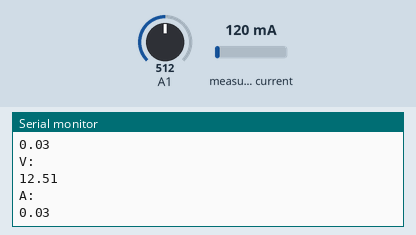
This sketch was run on a simulated Arduino Uno, built with avr-gcc and run on an emulated ATmega328P. On the bench: the last lines printed to the serial monitor. Inputs (shaded band) come from the test bench; at power-on: measured current 120 mA, A1 = 512.

Above: at 1.3 s.
1.4 s: measured current set to 40 mA
At 1.82 s:
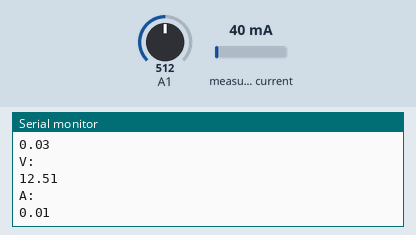
2.9 s: A1 set to 716
At 3.33 s:
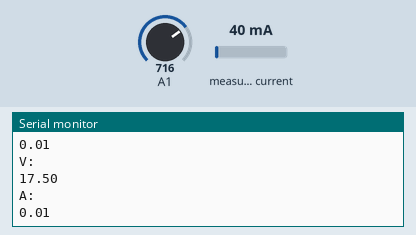
4.4 s: measured current set to 500 mA
At 4.83 s:
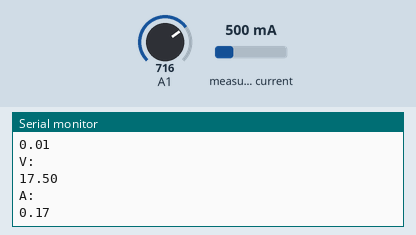
5.9 s: A1 set to 900
At 6.34 s:
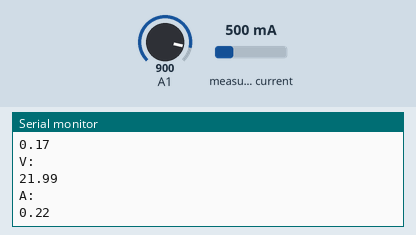
Timing chart, 0 to 8.4 s (numbered marks = the images above; inputs shaded):
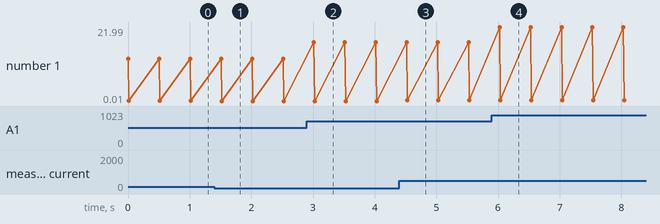

Measured:
- after the input at 1.4 s, the serial monitor: prints a new line after 0.12 s (image 1)
- after the input at 2.9 s, the serial monitor: prints a new line after 0.12 s (image 2)
- after the input at 4.4 s, the serial monitor: prints a new line after 0.13 s (image 3)
- after the input at 5.9 s, the serial monitor: prints a new line after 0.13 s (image 4)
- plotted number 1: 0.03 → 0.01 after the input at 1.4 s, 0.01 → 0.17 after the input at 4.4 s, 0.17 → 0.22 after the input at 5.9 s

The sketch:

VA.ino
```cpp
#include <Wire.h>
#include "ACS712.h"
int val11;
float val2;

ACS712  ACS(A0, 5.0, 1023, 100);

void setup()
{
  Serial.begin(9600);
  ACS.autoMidPoint();
}

void loop()
{
    //電壓
      float temp;
      val11=analogRead(A1);
      temp=val11/4.092;
      val2=(temp/10);
      Serial.println("V:");
      Serial.println(val2);
    //電流
      float mA = ACS.mA_DC(),A=0;
      A=(mA/1000/5000)*(val2*100);
      Serial.println("A:");
      Serial.println(A);
   delay(500);
}
```
